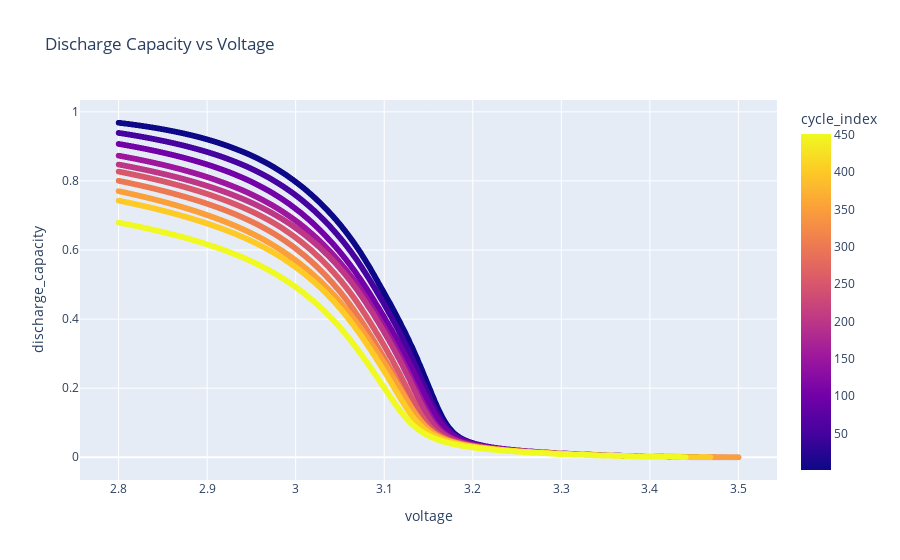

Notebook source saved alongside this figure:
### Code cell
fig = px.scatter(df, y="discharge_capacity", x="voltage", color="cycle_index",title="Discharge Capacity vs Voltage")
fig.show()

### Figure 1 — Plotly figure (JSON) as saved in the notebook; plotly's stock layout.template omitted (floating-point values rounded to 4 significant figures; data arrays with more than 128 entries replaced by an {"elided": "..."} marker saying what was removed)
{"data": [{"hovertemplate": "voltage=%{x}<br>discharge_capacity=%{y}<br>cycle_index=%{marker.color}<extra></extra>", "legendgroup": "", "marker": {"color": {"elided": "9679 int values"}, "coloraxis": "coloraxis", "symbol": "circle"}, "mode": "markers", "name": "", "showlegend": false, "type": "scattergl", "x": {"elided": "9679 float values"}, "xaxis": "x", "y": {"elided": "9679 float values"}, "yaxis": "y"}], "layout": {"coloraxis": {"colorbar": {"title": {"text": "cycle_index"}}, "colorscale": [[0, "#0d0887"], [0.1111, "#46039f"], [0.2222, "#7201a8"], [0.3333, "#9c179e"], [0.4444, "#bd3786"], [0.5556, "#d8576b"], [0.6667, "#ed7953"], [0.7778, "#fb9f3a"], [0.8889, "#fdca26"], [1, "#f0f921"]]}, "legend": {"tracegroupgap": 0}, "title": {"text": "Discharge Capacity vs Voltage"}, "xaxis": {"anchor": "y", "domain": [0, 1], "title": {"text": "voltage"}}, "yaxis": {"anchor": "x", "domain": [0, 1], "title": {"text": "discharge_capacity"}}}}
